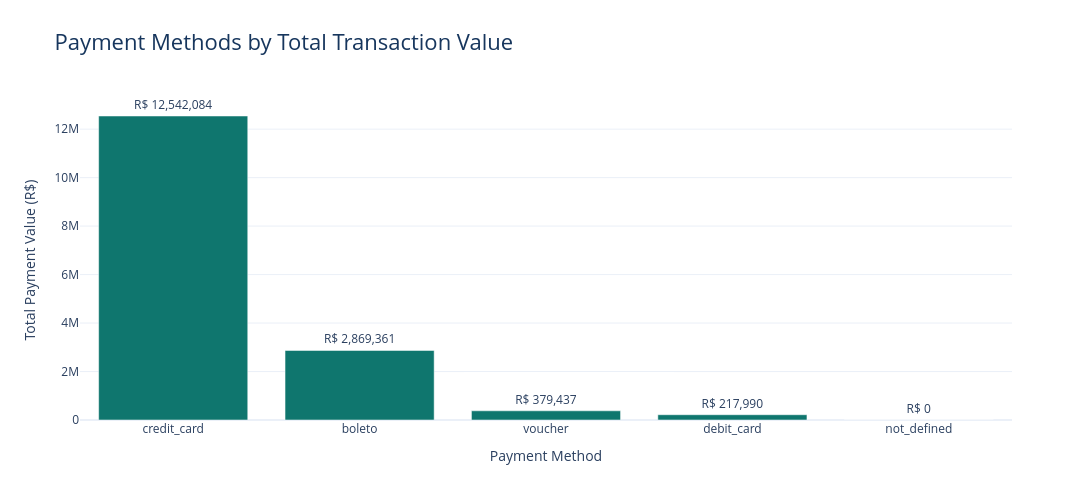

Source (notebook cell):
### Code cell
fig_payment = px.bar(
    payment_analysis,
    x="payment_type",
    y="total_payment_value",
    text="total_payment_value",
    title="Payment Methods by Total Transaction Value",
    labels={
        "payment_type": "Payment Method",
        "total_payment_value": "Total Payment Value (R$)"
    }
)

fig_payment.update_traces(
    marker_color="#0F766E",
    texttemplate="R$ %{y:,.0f}",
    textposition="outside"
)

fig_payment.update_layout(
    template="plotly_white",
    width=1100,
    height=500,
    title_font=dict(size=22, color="#17365D"),
    xaxis_title="Payment Method",
    yaxis_title="Total Payment Value (R$)",
    paper_bgcolor="#FFFFFF",
    plot_bgcolor="#FFFFFF"
)

fig_payment.show()

### Figure 1 — Plotly figure (JSON) as saved in the notebook; plotly's stock layout.template omitted (floating-point values rounded to 4 significant figures)
{"data": [{"hovertemplate": "Payment Method=%{x}<br>Total Payment Value (R$)=%{text}<extra></extra>", "legendgroup": "", "marker": {"color": "#0F766E", "pattern": {"shape": ""}}, "name": "", "orientation": "v", "showlegend": false, "text": [12540000.0, 2869000.0, 379400.0, 218000.0, 0.0], "textposition": "outside", "texttemplate": "R$ %{y:,.0f}", "type": "bar", "x": ["credit_card", "boleto", "voucher", "debit_card", "not_defined"], "xaxis": "x", "y": [12540000.0, 2869000.0, 379400.0, 218000.0, 0.0], "yaxis": "y"}], "layout": {"barmode": "relative", "height": 500, "legend": {"tracegroupgap": 0}, "paper_bgcolor": "#FFFFFF", "plot_bgcolor": "#FFFFFF", "title": {"font": {"color": "#17365D", "size": 22}, "text": "Payment Methods by Total Transaction Value"}, "width": 1100, "xaxis": {"anchor": "y", "domain": [0, 1], "title": {"text": "Payment Method"}}, "yaxis": {"anchor": "x", "domain": [0, 1], "title": {"text": "Total Payment Value (R$)"}}}}
